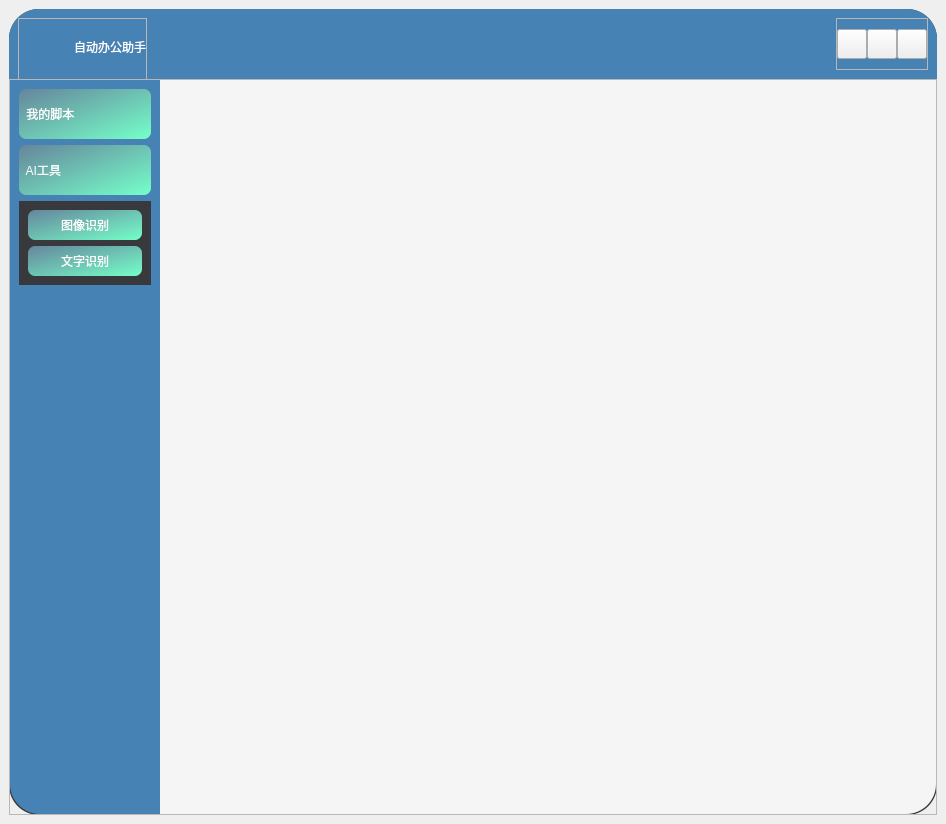
<?xml version="1.0" encoding="UTF-8"?>
<ui version="4.0">
 <class>MainWindow</class>
 <widget class="QMainWindow" name="MainWindow">
  <property name="geometry">
   <rect>
    <x>0</x>
    <y>0</y>
    <width>946</width>
    <height>824</height>
   </rect>
  </property>
  <property name="windowTitle">
   <string>MainWindow</string>
  </property>
  <widget class="QWidget" name="centralwidget">
   <layout class="QVBoxLayout" name="verticalLayout_5">
    <item>
     <widget class="QFrame" name="mainFrame">
      <property name="sizePolicy">
       <sizepolicy hsizetype="Preferred" vsizetype="Expanding">
        <horstretch>0</horstretch>
        <verstretch>1</verstretch>
       </sizepolicy>
      </property>
      <property name="styleSheet">
       <string notr="true">#mainFrame{
background-color: rgba(56,57,60);
border-radius:30px;
}</string>
      </property>
      <property name="frameShape">
       <enum>QFrame::StyledPanel</enum>
      </property>
      <property name="frameShadow">
       <enum>QFrame::Raised</enum>
      </property>
      <layout class="QVBoxLayout" name="verticalLayout">
       <property name="spacing">
        <number>0</number>
       </property>
       <property name="leftMargin">
        <number>0</number>
       </property>
       <property name="topMargin">
        <number>0</number>
       </property>
       <property name="rightMargin">
        <number>0</number>
       </property>
       <property name="bottomMargin">
        <number>0</number>
       </property>
       <item>
        <widget class="QFrame" name="headerFrame">
         <property name="sizePolicy">
          <sizepolicy hsizetype="Preferred" vsizetype="Minimum">
           <horstretch>0</horstretch>
           <verstretch>1</verstretch>
          </sizepolicy>
         </property>
         <property name="minimumSize">
          <size>
           <width>0</width>
           <height>70</height>
          </size>
         </property>
         <property name="maximumSize">
          <size>
           <width>16777215</width>
           <height>70</height>
          </size>
         </property>
         <property name="styleSheet">
          <string notr="true">#headerFrame{
background-color: rgba(70,130,180);
border-top-left-radius:30px;
border-top-right-radius:30px;
}</string>
         </property>
         <property name="frameShape">
          <enum>QFrame::StyledPanel</enum>
         </property>
         <property name="frameShadow">
          <enum>QFrame::Raised</enum>
         </property>
         <layout class="QHBoxLayout" name="horizontalLayout_5">
          <item>
           <widget class="QFrame" name="logoFrame">
            <property name="sizePolicy">
             <sizepolicy hsizetype="Preferred" vsizetype="Minimum">
              <horstretch>0</horstretch>
              <verstretch>0</verstretch>
             </sizepolicy>
            </property>
            <property name="minimumSize">
             <size>
              <width>0</width>
              <height>70</height>
             </size>
            </property>
            <property name="maximumSize">
             <size>
              <width>16777215</width>
              <height>55</height>
             </size>
            </property>
            <property name="frameShape">
             <enum>QFrame::StyledPanel</enum>
            </property>
            <property name="frameShadow">
             <enum>QFrame::Raised</enum>
            </property>
            <layout class="QHBoxLayout" name="horizontalLayout_3">
             <property name="spacing">
              <number>0</number>
             </property>
             <property name="leftMargin">
              <number>0</number>
             </property>
             <property name="topMargin">
              <number>0</number>
             </property>
             <property name="rightMargin">
              <number>0</number>
             </property>
             <property name="bottomMargin">
              <number>0</number>
             </property>
             <item alignment="Qt::AlignTop">
              <widget class="QLabel" name="logoLabel">
               <property name="sizePolicy">
                <sizepolicy hsizetype="Preferred" vsizetype="Minimum">
                 <horstretch>0</horstretch>
                 <verstretch>0</verstretch>
                </sizepolicy>
               </property>
               <property name="minimumSize">
                <size>
                 <width>55</width>
                 <height>55</height>
                </size>
               </property>
               <property name="maximumSize">
                <size>
                 <width>55</width>
                 <height>55</height>
                </size>
               </property>
               <property name="styleSheet">
                <string notr="true">border-image: url(../../images/icon/logo.png);</string>
               </property>
               <property name="text">
                <string/>
               </property>
              </widget>
             </item>
             <item alignment="Qt::AlignTop">
              <widget class="QLabel" name="titleLabel">
               <property name="sizePolicy">
                <sizepolicy hsizetype="Preferred" vsizetype="Minimum">
                 <horstretch>0</horstretch>
                 <verstretch>0</verstretch>
                </sizepolicy>
               </property>
               <property name="minimumSize">
                <size>
                 <width>0</width>
                 <height>55</height>
                </size>
               </property>
               <property name="maximumSize">
                <size>
                 <width>16777215</width>
                 <height>55</height>
                </size>
               </property>
               <property name="styleSheet">
                <string notr="true">QLabel#titleLabel{
font: 20pt &quot;华文琥珀&quot;;
text-align: center;
color:rgba(255,255,255);
}</string>
               </property>
               <property name="text">
                <string>自动办公助手</string>
               </property>
              </widget>
             </item>
            </layout>
           </widget>
          </item>
          <item>
           <spacer name="horizontalSpacer">
            <property name="orientation">
             <enum>Qt::Horizontal</enum>
            </property>
            <property name="sizeHint" stdset="0">
             <size>
              <width>584</width>
              <height>20</height>
             </size>
            </property>
           </spacer>
          </item>
          <item alignment="Qt::AlignRight">
           <widget class="QFrame" name="frame">
            <property name="sizePolicy">
             <sizepolicy hsizetype="Preferred" vsizetype="Preferred">
              <horstretch>0</horstretch>
              <verstretch>0</verstretch>
             </sizepolicy>
            </property>
            <property name="layoutDirection">
             <enum>Qt::LeftToRight</enum>
            </property>
            <property name="frameShape">
             <enum>QFrame::StyledPanel</enum>
            </property>
            <property name="frameShadow">
             <enum>QFrame::Raised</enum>
            </property>
            <layout class="QHBoxLayout" name="horizontalLayout">
             <property name="spacing">
              <number>0</number>
             </property>
             <property name="leftMargin">
              <number>0</number>
             </property>
             <property name="topMargin">
              <number>0</number>
             </property>
             <property name="rightMargin">
              <number>0</number>
             </property>
             <property name="bottomMargin">
              <number>0</number>
             </property>
             <item>
              <widget class="QPushButton" name="minimizeButton">
               <property name="minimumSize">
                <size>
                 <width>30</width>
                 <height>30</height>
                </size>
               </property>
               <property name="maximumSize">
                <size>
                 <width>30</width>
                 <height>30</height>
                </size>
               </property>
               <property name="styleSheet">
                <string notr="true">QPushButton#minimizeButton{
border-image: url(../../Images/icon/minwin.png);
}
QPushButton#minimizeButton:hover{
border-image: url(../../Images/icon/minwin1.png);
}
</string>
               </property>
               <property name="text">
                <string/>
               </property>
              </widget>
             </item>
             <item>
              <widget class="QPushButton" name="maxButton">
               <property name="minimumSize">
                <size>
                 <width>30</width>
                 <height>30</height>
                </size>
               </property>
               <property name="maximumSize">
                <size>
                 <width>30</width>
                 <height>30</height>
                </size>
               </property>
               <property name="styleSheet">
                <string notr="true">QPushButton#maxButton{
border-image: url(../../Images/icon/maxwin.png);
}
QPushButton#maxButton:hover{
border-image: url(../../Images/icon/maxwin1.png);
}
</string>
               </property>
               <property name="text">
                <string/>
               </property>
              </widget>
             </item>
             <item>
              <widget class="QPushButton" name="closeButton">
               <property name="minimumSize">
                <size>
                 <width>30</width>
                 <height>30</height>
                </size>
               </property>
               <property name="maximumSize">
                <size>
                 <width>30</width>
                 <height>30</height>
                </size>
               </property>
               <property name="styleSheet">
                <string notr="true">QPushButton#closeButton{
border-image: url(../../Images/icon/close.png);
}
QPushButton#closeButton:hover{
border-image: url(../../Images/icon/close1.png);
}</string>
               </property>
               <property name="text">
                <string/>
               </property>
              </widget>
             </item>
            </layout>
           </widget>
          </item>
         </layout>
        </widget>
       </item>
       <item>
        <widget class="QFrame" name="centerFrame">
         <property name="sizePolicy">
          <sizepolicy hsizetype="Preferred" vsizetype="Preferred">
           <horstretch>0</horstretch>
           <verstretch>0</verstretch>
          </sizepolicy>
         </property>
         <property name="styleSheet">
          <string notr="true"/>
         </property>
         <property name="frameShape">
          <enum>QFrame::StyledPanel</enum>
         </property>
         <property name="frameShadow">
          <enum>QFrame::Raised</enum>
         </property>
         <layout class="QHBoxLayout" name="horizontalLayout_2">
          <property name="spacing">
           <number>0</number>
          </property>
          <property name="leftMargin">
           <number>0</number>
          </property>
          <property name="topMargin">
           <number>0</number>
          </property>
          <property name="rightMargin">
           <number>0</number>
          </property>
          <property name="bottomMargin">
           <number>0</number>
          </property>
          <item>
           <widget class="QFrame" name="bodyFrame">
            <property name="styleSheet">
             <string notr="true">#bodyFrame{
color:rgb(255,255,255);
background-color: rgba(56,57,60);
border-bottom-left-radius:30px;
border-bottom-right-radius:30px;
}</string>
            </property>
            <property name="frameShape">
             <enum>QFrame::StyledPanel</enum>
            </property>
            <property name="frameShadow">
             <enum>QFrame::Raised</enum>
            </property>
            <layout class="QHBoxLayout" name="horizontalLayout_4">
             <property name="spacing">
              <number>0</number>
             </property>
             <property name="leftMargin">
              <number>0</number>
             </property>
             <property name="topMargin">
              <number>0</number>
             </property>
             <property name="rightMargin">
              <number>0</number>
             </property>
             <property name="bottomMargin">
              <number>0</number>
             </property>
             <item>
              <widget class="QFrame" name="leftFrame">
               <property name="sizePolicy">
                <sizepolicy hsizetype="Minimum" vsizetype="Preferred">
                 <horstretch>0</horstretch>
                 <verstretch>0</verstretch>
                </sizepolicy>
               </property>
               <property name="minimumSize">
                <size>
                 <width>150</width>
                 <height>0</height>
                </size>
               </property>
               <property name="maximumSize">
                <size>
                 <width>150</width>
                 <height>16777215</height>
                </size>
               </property>
               <property name="styleSheet">
                <string notr="true">QPushButton{
background-color: qlineargradient(spread:pad, x1:0, y1:0, x2:1, y2:1, stop:0 rgba(102, 133, 156, 255), stop:1 rgba(117, 255, 201, 255));
border:none;
border-radius:7px;
color:rgb(255,255,255);
font: 9pt &quot;微软雅黑&quot;;
}

QPushButton:pressed{
padding-left:5px;
padding-top:5px;
}
#leftFrame{
background-color: rgba(70,130,180);
border-bottom-left-radius:30px;
}</string>
               </property>
               <property name="frameShape">
                <enum>QFrame::StyledPanel</enum>
               </property>
               <property name="frameShadow">
                <enum>QFrame::Raised</enum>
               </property>
               <layout class="QVBoxLayout" name="verticalLayout_2">
                <item alignment="Qt::AlignTop">
                 <widget class="QToolBox" name="toolBox">
                  <property name="styleSheet">
                   <string notr="true">QToolBoxButton {
min-height: 50px; 

}

QToolBox#toolBox::tab { 
background-color: qlineargradient(spread:pad, x1:0, y1:0, x2:1, y2:1, stop:0 rgba(102, 133, 156, 255), stop:1 rgba(117, 255, 201, 255));
border:none;
color:rgb(255,255,255);
border-radius:7px;
font: 13pt &quot;微软雅黑&quot;;
} 


QToolBox#toolBox::tab:selected { 
background-color: qlineargradient(spread:pad, x1:0, y1:0, x2:1, y2:1, stop:0 rgba(102, 133, 156, 255), stop:1 rgba(117, 255, 201, 255));
border:none;
border-radius:7px;
color:rgb(255,255,255);
} </string>
                  </property>
                  <property name="frameShape">
                   <enum>QFrame::NoFrame</enum>
                  </property>
                  <property name="currentIndex">
                   <number>1</number>
                  </property>
                  <widget class="QWidget" name="scriptPage">
                   <property name="geometry">
                    <rect>
                     <x>0</x>
                     <y>0</y>
                     <width>98</width>
                     <height>84</height>
                    </rect>
                   </property>
                   <property name="styleSheet">
                    <string notr="true">#scriptPage{
background-color: rgba(56,57,60);
}</string>
                   </property>
                   <attribute name="label">
                    <string> 我的脚本</string>
                   </attribute>
                   <layout class="QVBoxLayout" name="verticalLayout_4">
                    <property name="spacing">
                     <number>6</number>
                    </property>
                    <property name="leftMargin">
                     <number>9</number>
                    </property>
                    <property name="topMargin">
                     <number>9</number>
                    </property>
                    <property name="rightMargin">
                     <number>9</number>
                    </property>
                    <property name="bottomMargin">
                     <number>9</number>
                    </property>
                    <item>
                     <widget class="QPushButton" name="newPushButton">
                      <property name="minimumSize">
                       <size>
                        <width>0</width>
                        <height>30</height>
                       </size>
                      </property>
                      <property name="maximumSize">
                       <size>
                        <width>16777215</width>
                        <height>30</height>
                       </size>
                      </property>
                      <property name="text">
                       <string>新建脚本</string>
                      </property>
                     </widget>
                    </item>
                    <item>
                     <widget class="QPushButton" name="runPushButton">
                      <property name="minimumSize">
                       <size>
                        <width>0</width>
                        <height>30</height>
                       </size>
                      </property>
                      <property name="maximumSize">
                       <size>
                        <width>16777215</width>
                        <height>30</height>
                       </size>
                      </property>
                      <property name="text">
                       <string>运行脚本</string>
                      </property>
                     </widget>
                    </item>
                   </layout>
                  </widget>
                  <widget class="QWidget" name="aiPage">
                   <property name="geometry">
                    <rect>
                     <x>0</x>
                     <y>0</y>
                     <width>132</width>
                     <height>84</height>
                    </rect>
                   </property>
                   <property name="styleSheet">
                    <string notr="true">#aiPage{
background-color: rgba(56,57,60);
}</string>
                   </property>
                   <attribute name="label">
                    <string> AI工具</string>
                   </attribute>
                   <layout class="QVBoxLayout" name="verticalLayout_3" stretch="0,0">
                    <property name="spacing">
                     <number>6</number>
                    </property>
                    <property name="sizeConstraint">
                     <enum>QLayout::SetDefaultConstraint</enum>
                    </property>
                    <property name="leftMargin">
                     <number>9</number>
                    </property>
                    <property name="topMargin">
                     <number>9</number>
                    </property>
                    <property name="rightMargin">
                     <number>9</number>
                    </property>
                    <property name="bottomMargin">
                     <number>9</number>
                    </property>
                    <item>
                     <widget class="QPushButton" name="picPushButton">
                      <property name="minimumSize">
                       <size>
                        <width>0</width>
                        <height>30</height>
                       </size>
                      </property>
                      <property name="maximumSize">
                       <size>
                        <width>16777215</width>
                        <height>30</height>
                       </size>
                      </property>
                      <property name="text">
                       <string>图像识别</string>
                      </property>
                     </widget>
                    </item>
                    <item>
                     <widget class="QPushButton" name="textPushButton">
                      <property name="minimumSize">
                       <size>
                        <width>0</width>
                        <height>30</height>
                       </size>
                      </property>
                      <property name="maximumSize">
                       <size>
                        <width>16777215</width>
                        <height>30</height>
                       </size>
                      </property>
                      <property name="text">
                       <string>文字识别</string>
                      </property>
                     </widget>
                    </item>
                   </layout>
                  </widget>
                 </widget>
                </item>
               </layout>
              </widget>
             </item>
             <item>
              <widget class="QFrame" name="workFrame">
               <property name="styleSheet">
                <string notr="true">QFrame#workFrame{
background-color: rgba(245,245,245);
border-bottom-right-radius:30px;
}</string>
               </property>
               <property name="frameShape">
                <enum>QFrame::StyledPanel</enum>
               </property>
               <property name="frameShadow">
                <enum>QFrame::Raised</enum>
               </property>
               <layout class="QVBoxLayout" name="verticalLayout_6">
                <property name="spacing">
                 <number>0</number>
                </property>
                <property name="leftMargin">
                 <number>0</number>
                </property>
                <property name="topMargin">
                 <number>0</number>
                </property>
                <property name="rightMargin">
                 <number>0</number>
                </property>
                <property name="bottomMargin">
                 <number>0</number>
                </property>
                <item>
                 <widget class="QStackedWidget" name="stackedWidget">
                  <property name="styleSheet">
                   <string notr="true"/>
                  </property>
                  <widget class="QWidget" name="page"/>
                  <widget class="QWidget" name="page_2"/>
                 </widget>
                </item>
               </layout>
              </widget>
             </item>
            </layout>
           </widget>
          </item>
         </layout>
        </widget>
       </item>
      </layout>
     </widget>
    </item>
   </layout>
  </widget>
 </widget>
 <resources/>
 <connections/>
</ui>
